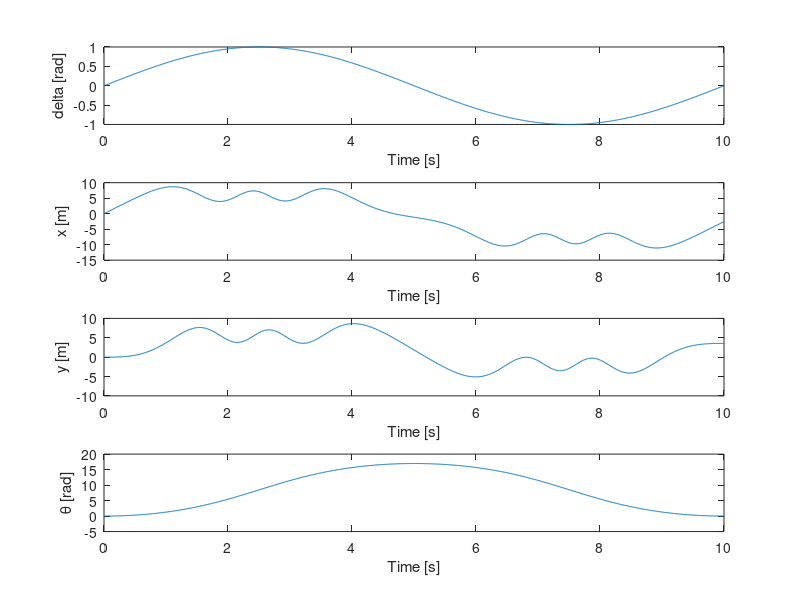
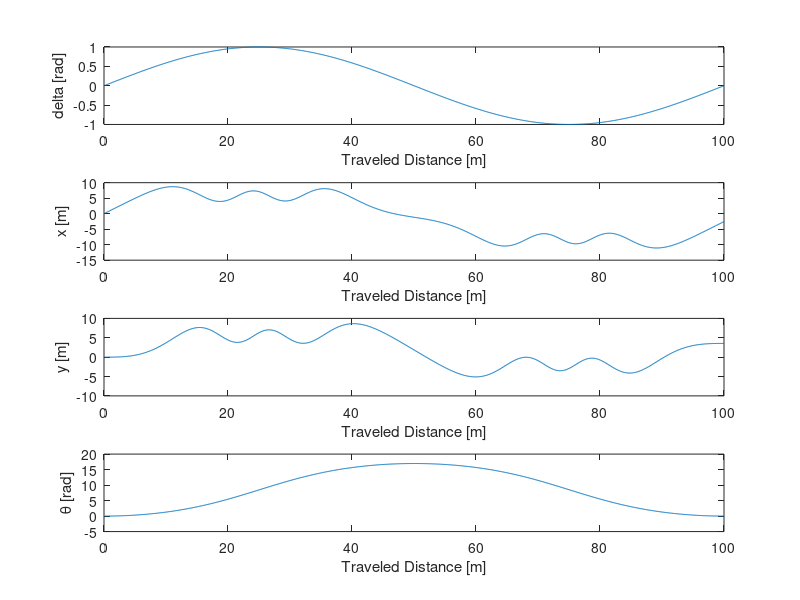
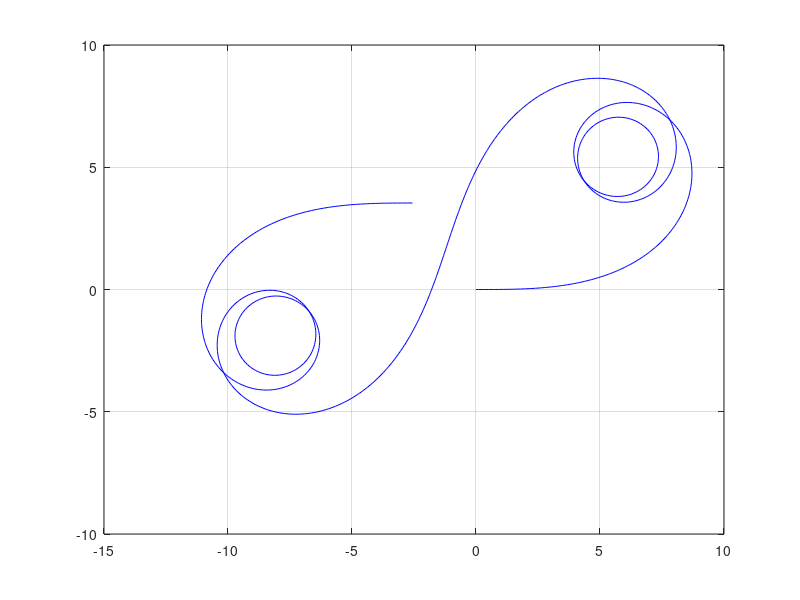

Write the MATLAB code that produced these figures, in order.
clear;
close all;
clc;

% Parameters
L = 2.5; % wheelbase [m]
v = 10; % constant vehicle speed [m/s]
dt = 0.01; % time step [s]
T = 10; % total time [s]
t = 0:dt:T; % time vector
omega = 2 * pi / T; % angular frequency of the sine wave

% Generate steering angle signal (sin wave)
delta = sin(omega * t);

% Initialize vehicle states
x = zeros(1, length(t));
y = zeros(1, length(t));
theta = zeros(1, length(t));

% Simulate the bicycle model
for i = 2:length(t)
    theta(i) = theta(i-1) + (v / L) * tan(delta(i-1)) * dt;
    x(i) = x(i-1) + v * cos(theta(i-1)) * dt;
    y(i) = y(i-1) + v * sin(theta(i-1)) * dt;
end

% Calculate traveled distance
traveled_distance = sum(sqrt(diff(x).^2 + diff(y).^2));
traveled_distance_log = cumsum(sqrt(diff(x).^2 + diff(y).^2));

% Plot x, y, theta vs time
figure(1);
subplot(411);
plot(t, delta);
xlabel('Time [s]');
ylabel('delta [rad]');

subplot(412);
plot(t, x);
xlabel('Time [s]');
ylabel('x [m]');

subplot(413);
plot(t, y);
xlabel('Time [s]');
ylabel('y [m]');

subplot(414);
plot(t, theta);
xlabel('Time [s]');
ylabel('\theta [rad]');

% Plot x, y, theta vs traveled distance
figure(2);
subplot(411);
plot(traveled_distance_log, delta(2:end));
xlabel('Traveled Distance [m]');
ylabel('delta [rad]');

subplot(412);
plot(traveled_distance_log, x(2:end));
xlabel('Traveled Distance [m]');
ylabel('x [m]');

subplot(413);
plot(traveled_distance_log, y(2:end));
xlabel('Traveled Distance [m]');
ylabel('y [m]');

subplot(414);
plot(traveled_distance_log, theta(2:end));
xlabel('Traveled Distance [m]');
ylabel('\theta [rad]');

% trajectory
figure(3);
plot(x, y, 'b');
grid on;
